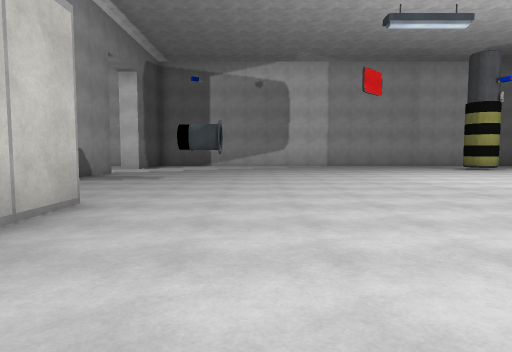
view 1 (above)

19 first-person views from a walk through a Unity game level. The camera is 1.3 m above the floor, tilts 4° down and sees 75° across. The floor is counted in squares, 2 m on a side. Each view is taken from the middle of a square. On the plan, view 1 faces up. The plan holds only what a view shows up to about 10 squares ahead; the rest is blank. The place goes on beyond the plan. The player is left out. Some surface patterns are stand-ins.

view 2
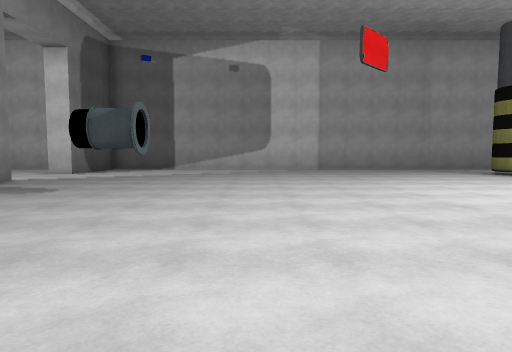

view 3
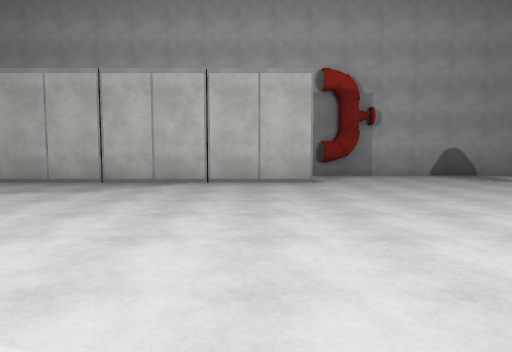

view 4
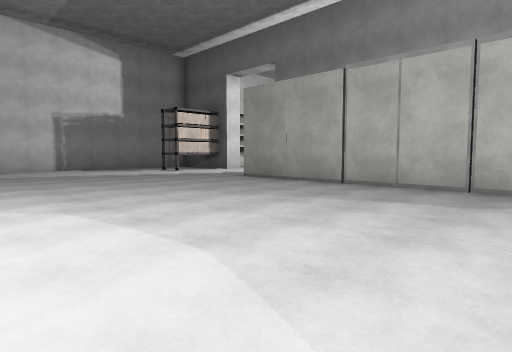

view 5
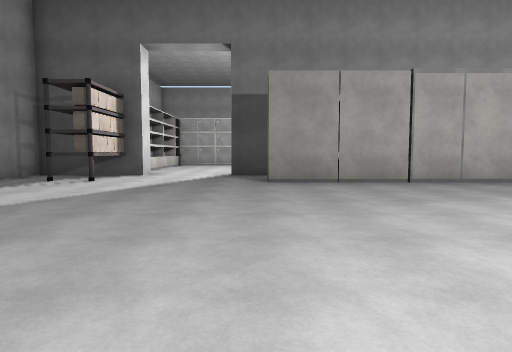

view 6
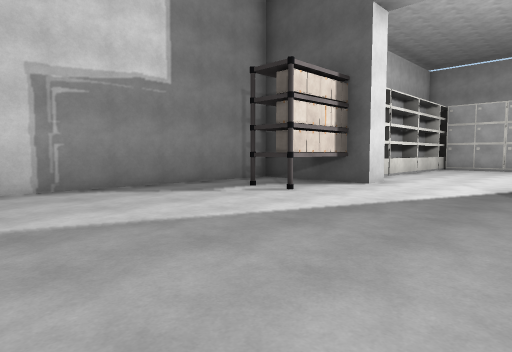

view 7
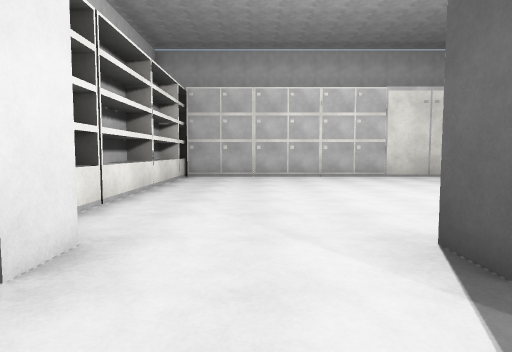

view 8
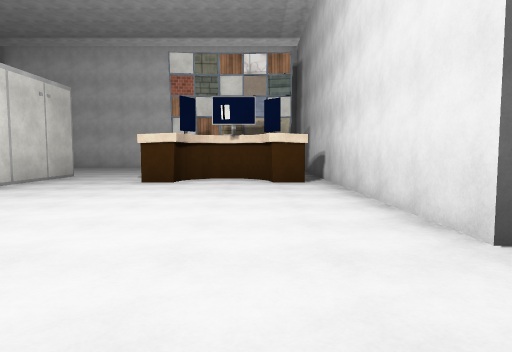

view 9
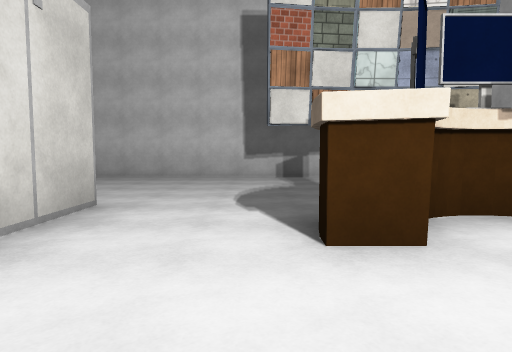

view 10
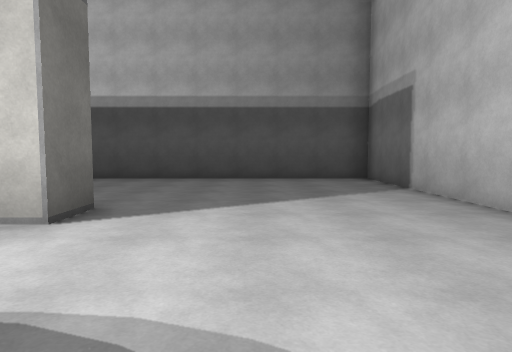

view 11
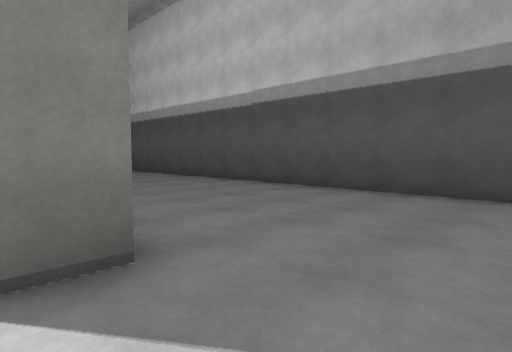

view 12
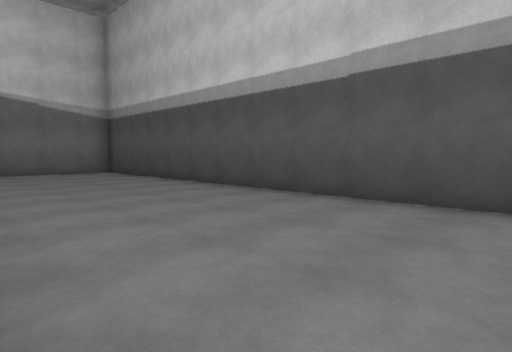

view 13
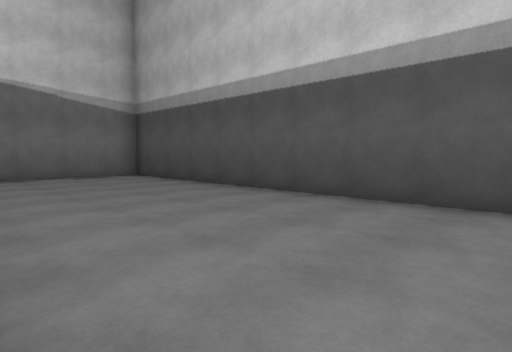

view 14
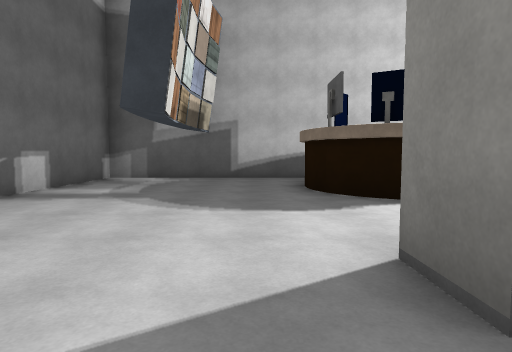

view 15
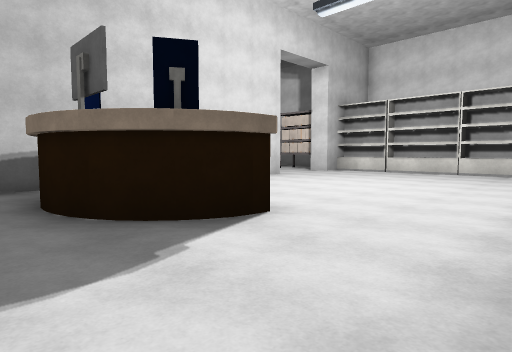

view 16
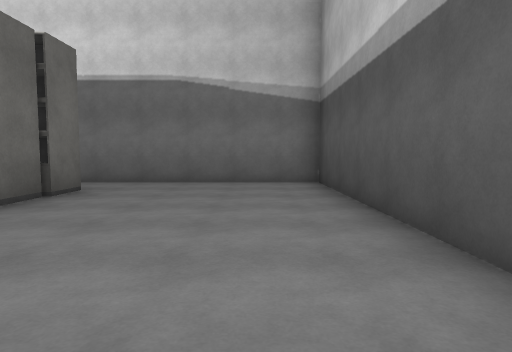

view 17
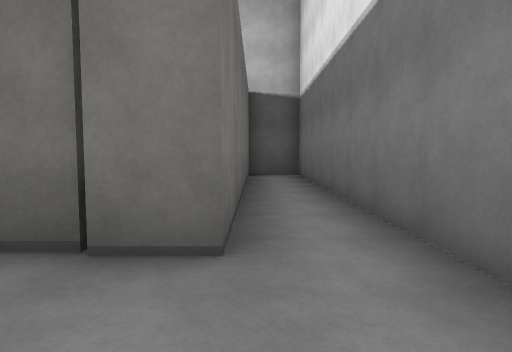

view 18
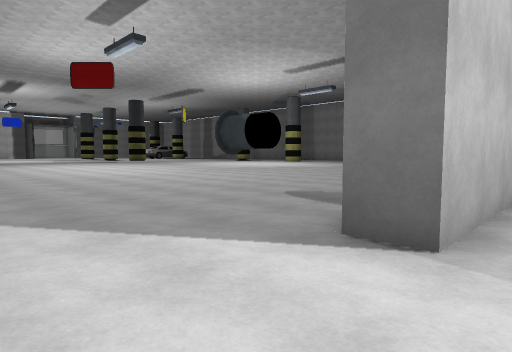

view 19
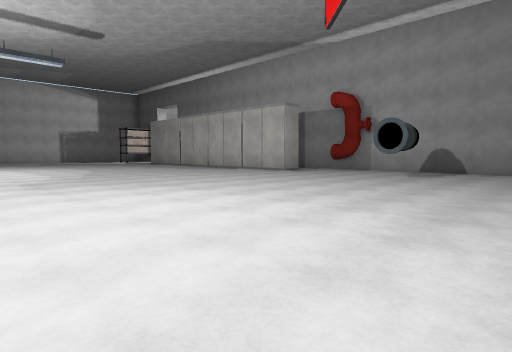

### Floor plan
Points are (right, up) in squares from view 1. A wall is a line through its corners. A room is listed if a view was taken in it or the views show most of it. See-through windows are left out.
Room 1 (views 1, 2, 3, 4, 5, 6, 7, 8, 9, 10, 11, 12, 13, 14, 15, 16, 17, 18, 19)
walls: (-4.6, -5.6) (-4.6, -6.7) (-5.3, -6.7) (-5.3, 4.5); (-5.5, 4.8) (-17.4, 4.8) (-17.4, -12.2) (-5.3, -12.2) (-5.3, -11.5); (-5.3, 7.9) (-5.3, 10.7) (-4.6, 10.7) (-4.6, 6.4); (-4.6, -11.4) (-4.6, -12.2) (1.3, -12.2)
objects: shelf (-13, -10) to (-12, -10); cabinet (-12, -9); cabinet (-12, -8); cabinet (-12, -6); other object (-12, -4) to (-12, -3); other object (-12, -2); other object (-12, 0); shelf (-11, -10) to (-9, -10); other object (-9, -1) to (-6, 0); shelf (-8, -10) to (-7, -10); shelf (-6, -11) to (-5, -10); other object (-4, -10); other object (-3, -10); cabinet (-3, -5); cabinet (-3, -3); other object (-3, -2) to (-3, -1); other object (-3, 0); other object (-3, 4); other object (-2, 9) to (-1, 9)

Where each view was taken, in squares from view 1:
view 1: 0 up, 0 right, facing up
view 2: 3 up, 1 right, facing up
view 3: 3 up, 5 right, facing left
view 4: 1 up, 4 right, facing down-left
view 5: 6 down, 5 right, facing left
view 6: 6 down, 2 right, facing down-left
view 7: 8 down, 3 left, facing left
view 8: 9 down, 7 left, facing up
view 9: 4 down, 10 left, facing up
view 10: 2 up, 9 left, facing left
view 11: 2 up, 12 left, facing down-left
view 12: 1 down, 13 left, facing down-left
view 13: 3 down, 13 left, facing down-left
view 14: 1 up, 14 left, facing right
view 15: 1 up, 12 left, facing down-right
view 16: 5 down, 16 left, facing down
view 17: 11 down, 15 left, facing right
view 18: 13 up, 6 left, facing down-right
view 19: 12 up, 7 right, facing down-left
